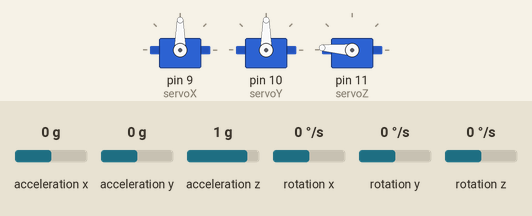
Simulated run of this sketch. Board: Arduino Uno, built with avr-gcc and run on an emulated ATmega328P. Parts: 3 × servo. Wiring (inferred from the names in the program): MPU-6050 motion sensor at I2C address 0x68. The inputs (shaded band) are chosen by the test bench; at power-on: acceleration x 0 g, acceleration y 0 g, acceleration z 1 g, rotation x 0 °/s, rotation y 0 °/s, rotation z 0 °/s.

Above: at 1.2 s.
1.3 s: acceleration x set to -1.4 g
At 2.3 s:
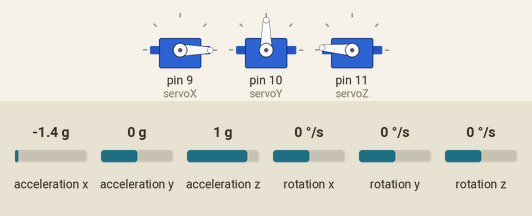
2.8 s: acceleration y set to -1.4 g
At 3.9 s:
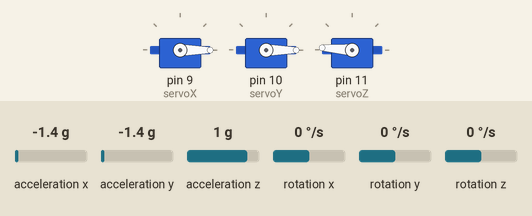
4.3 s: acceleration z set to -1.4 g
At 5.4 s:
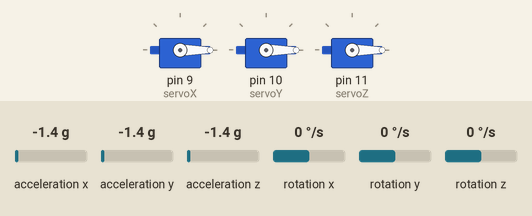
5.8 s: acceleration x set to -0.8 g
At 6.9 s:
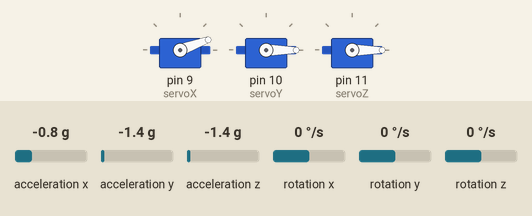
7.3 s: acceleration y set to -0.8 g
At 8.5 s:
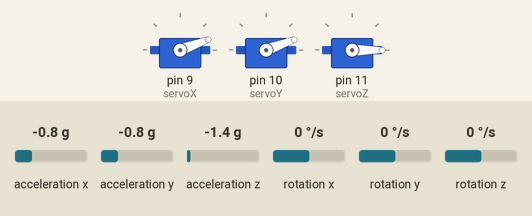
8.8 s: acceleration z set to -0.8 g
At 9.3 s:
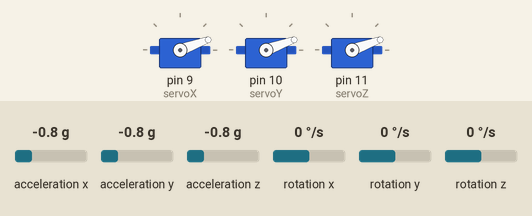
Timing chart, 0 to 11.3 s (numbered marks = the images above; inputs shaded):
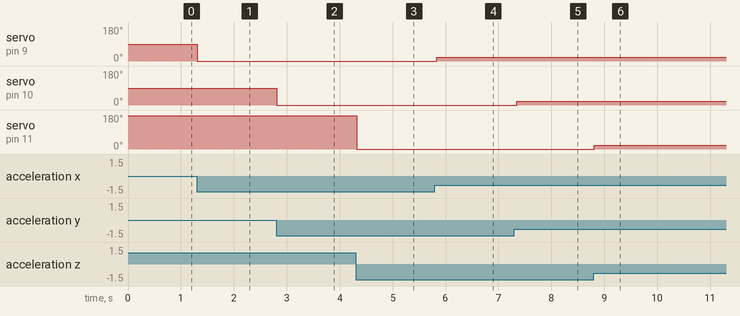

Measured:
- after the input at 1.3 s, servo on pin 9 (servoX): 90° → 0° at once
- after the input at 2.8 s, servo on pin 10 (servoY): 90° → 0° at once
- after the input at 4.3 s, servo on pin 11 (servoZ): 176° → 0° at once
- after the input at 5.8 s, servo on pin 9 (servoX): 0° → 20° at once
- after the input at 7.3 s, servo on pin 10 (servoY): 0° → 20° after 0.05 s
- after the input at 8.8 s, servo on pin 11 (servoZ): 0° → 20° at once

The sketch:

mpu6050_con_3_servos.ino
```cpp
#include <Wire.h>
#include <Servo.h>

Servo servoX, servoY, servoZ;
int posx, posy, posz;

void setup() {

  Wire.begin();
  servoX.attach(9);
  servoY.attach(10);
  servoZ.attach(11);
}

void loop() {

  Wire.beginTransmission(0x68);//la función Wire.beginTransmission()para iniciar la comunicación con el MPU6050
  Wire.write(0x3B);
  Wire.endTransmission(false);
  Wire.requestFrom(0x68,14,true);// lee los datos del acelerómetro utilizando la función Wire.requestFrom()

  int16_t AcX = Wire.read()<<8|Wire.read();
  int16_t AcY = Wire.read()<<8|Wire.read();
  int16_t AcZ = Wire.read()<<8|Wire.read();

  posx = map(AcX, -17000, 17000, 0, 180);//la función map() para mapear los valores de los ejes X, Y y Z en un rango de 0 a 180 grados que puede ser interpretado por los servomotores
  posy = map(AcY, -17000, 17000, 0, 180);
  posz = map(AcZ, -17000, 17000, 0, 180);

  servoX.write(posx);//la función servo.write() para controlar los servomotores con los valores mapeados
  servoY.write(posy);
  servoZ.write(posz);

  delay(50);
}
```
